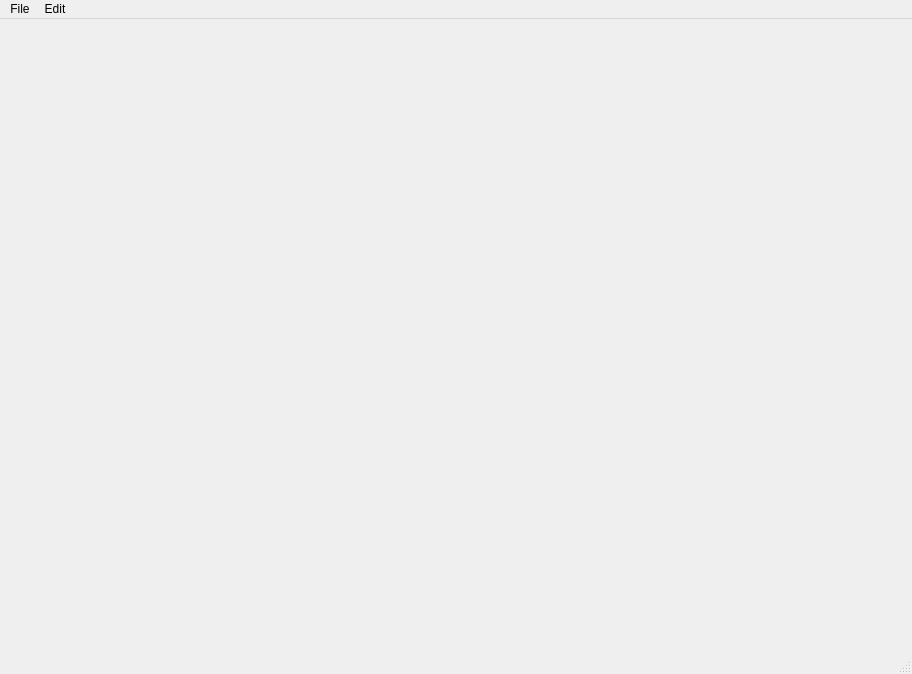
<?xml version="1.0" encoding="UTF-8"?>
<ui version="4.0">
 <class>MainWindow</class>
 <widget class="QMainWindow" name="MainWindow">
  <property name="geometry">
   <rect>
    <x>0</x>
    <y>0</y>
    <width>912</width>
    <height>674</height>
   </rect>
  </property>
  <property name="windowTitle">
   <string>MainFrame</string>
  </property>
  <widget class="QWidget" name="centralwidget">
   <layout class="QGridLayout" name="gridLayout">
    <item row="0" column="0">
     <widget class="QWidget" name="mainframe" native="true"/>
    </item>
   </layout>
  </widget>
  <widget class="QMenuBar" name="menubar">
   <property name="geometry">
    <rect>
     <x>0</x>
     <y>0</y>
     <width>912</width>
     <height>30</height>
    </rect>
   </property>
   <widget class="QMenu" name="menuFile">
    <property name="title">
     <string>File</string>
    </property>
    <addaction name="action_save"/>
    <addaction name="action_new_block"/>
   </widget>
   <widget class="QMenu" name="menuEdit">
    <property name="title">
     <string>Edit</string>
    </property>
   </widget>
   <addaction name="menuFile"/>
   <addaction name="menuEdit"/>
  </widget>
  <widget class="QStatusBar" name="statusbar"/>
  <action name="action_new_block">
   <property name="text">
    <string>New Block</string>
   </property>
  </action>
  <action name="action_save">
   <property name="text">
    <string>Save</string>
   </property>
  </action>
 </widget>
 <resources/>
 <connections/>
</ui>
